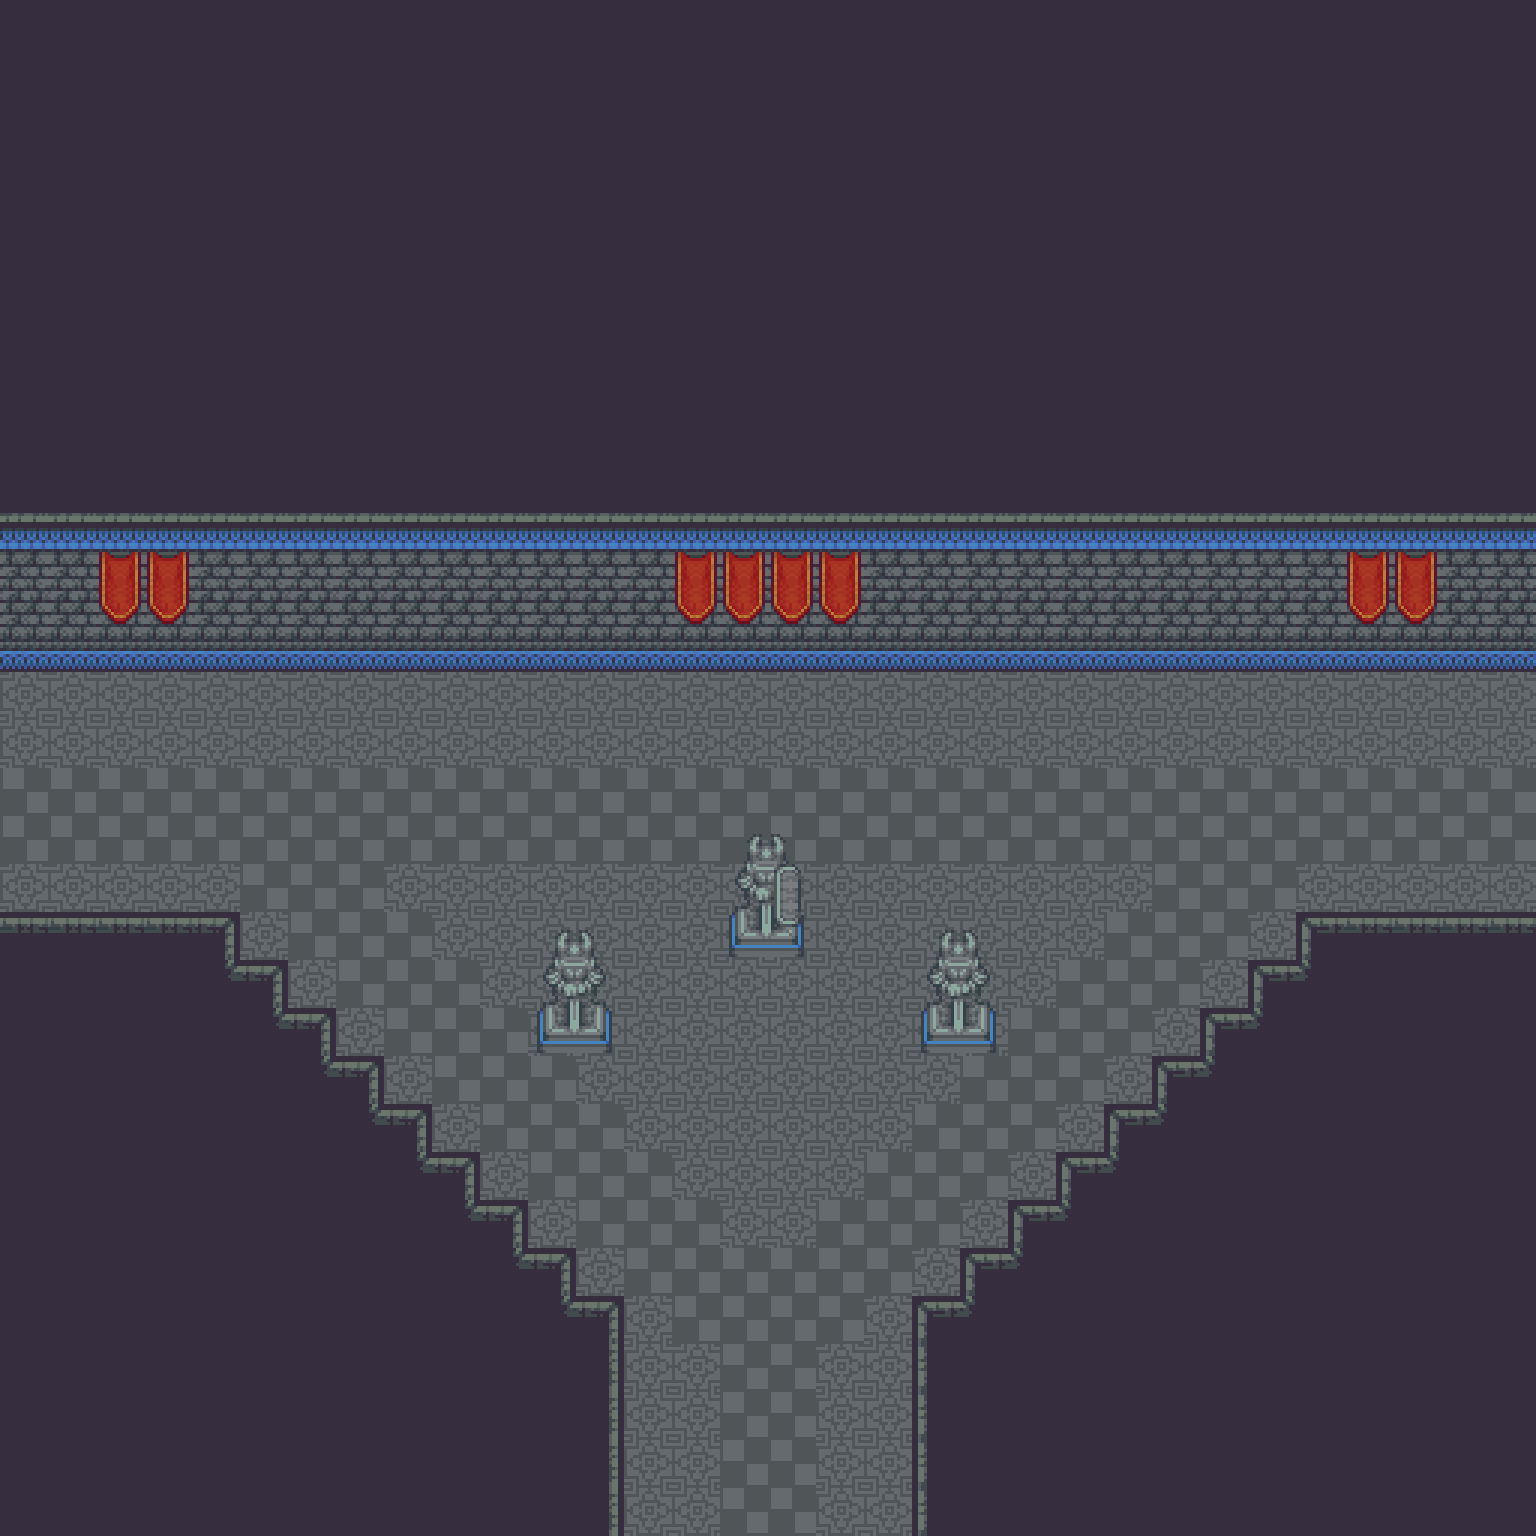

Rendered tile map (Tiled .tmx) drawn with the repository's tilesets; below, a short description and the map source with its tile grids summarised:
An orthogonal 32x32 tile map with 48x48 px tiles, 2 tile layers (Floor, Furnishing) and 2 objects.

<map version="1.2" tiledversion="1.3.4" orientation="orthogonal" renderorder="right-down" width="32" height="32" tilewidth="48" tileheight="48" infinite="0" nextlayerid="4" nextobjectid="3">
 <tileset firstgid="1" source="Castle.tsx" />
 <layer id="2" name="Floor" width="32" height="32">
  <data>[1024 cells, 1024 non-empty, 2 distinct tile ids]</data>
 </layer>
 <layer id="1" name="Furnishing" width="32" height="32">
  <data>[1024 cells, 732 non-empty, 27 distinct tile ids]</data>
 </layer>
 <objectgroup id="3" name="Props">
  <object id="1" gid="235" x="336" y="720" width="48" height="48">
   <properties>
    <property name="I" value="[ChestSpawn]" />
   </properties>
  </object>
  <object id="2" gid="235" x="1152" y="720" width="48" height="48">
   <properties>
    <property name="I" value="[ChestSpawn]" />
   </properties>
  </object>
 </objectgroup>
</map>
